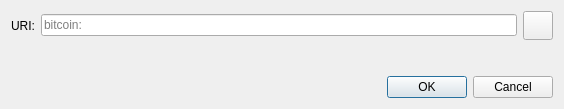
<?xml version="1.0" encoding="UTF-8"?>
<ui version="4.0">
 <class>OpenURIDialog</class>
 <widget class="QDialog" name="OpenURIDialog">
  <property name="geometry">
   <rect>
    <x>0</x>
    <y>0</y>
    <width>564</width>
    <height>109</height>
   </rect>
  </property>
  <property name="windowTitle">
   <string>Open Stohn Coin URI</string>
  </property>
  <layout class="QVBoxLayout" name="verticalLayout">
   <item>
    <layout class="QHBoxLayout" name="horizontalLayout">
     <item>
      <widget class="QLabel" name="label">
       <property name="text">
        <string>URI:</string>
       </property>
      </widget>
     </item>
     <item>
      <widget class="QValidatedLineEdit" name="uriEdit">
       <property name="placeholderText">
        <string notr="true">bitcoin:</string>
       </property>
      </widget>
     </item>
     <item>
      <widget class="QToolButton" name="pasteButton">
       <property name="toolTip">
        <string extracomment="Tooltip text for button that allows you to paste an address that is in your clipboard.">Paste address from clipboard</string>
       </property>
       <property name="text">
        <string/>
       </property>
       <property name="icon">
        <iconset resource="../bitcoin.qrc">
         <normaloff>:/icons/editpaste</normaloff>:/icons/editpaste
        </iconset>
       </property>
       <property name="iconSize">
        <size>
         <width>22</width>
         <height>22</height>
        </size>
       </property>
      </widget>
     </item>
    </layout>
   </item>
   <item>
    <spacer name="verticalSpacer">
     <property name="orientation">
      <enum>Qt::Vertical</enum>
     </property>
     <property name="sizeHint" stdset="0">
      <size>
       <width>20</width>
       <height>40</height>
      </size>
     </property>
    </spacer>
   </item>
   <item>
    <widget class="QDialogButtonBox" name="buttonBox">
     <property name="orientation">
      <enum>Qt::Horizontal</enum>
     </property>
     <property name="standardButtons">
      <set>QDialogButtonBox::Cancel|QDialogButtonBox::Ok</set>
     </property>
    </widget>
   </item>
  </layout>
 </widget>
 <customwidgets>
  <customwidget>
   <class>QValidatedLineEdit</class>
   <extends>QLineEdit</extends>
   <header>qt/qvalidatedlineedit.h</header>
  </customwidget>
 </customwidgets>
 <resources/>
 <connections>
  <connection>
   <sender>buttonBox</sender>
   <signal>accepted()</signal>
   <receiver>OpenURIDialog</receiver>
   <slot>accept()</slot>
   <hints>
    <hint type="sourcelabel">
     <x>248</x>
     <y>254</y>
    </hint>
    <hint type="destinationlabel">
     <x>157</x>
     <y>274</y>
    </hint>
   </hints>
  </connection>
  <connection>
   <sender>buttonBox</sender>
   <signal>rejected()</signal>
   <receiver>OpenURIDialog</receiver>
   <slot>reject()</slot>
   <hints>
    <hint type="sourcelabel">
     <x>316</x>
     <y>260</y>
    </hint>
    <hint type="destinationlabel">
     <x>286</x>
     <y>274</y>
    </hint>
   </hints>
  </connection>
 </connections>
</ui>
